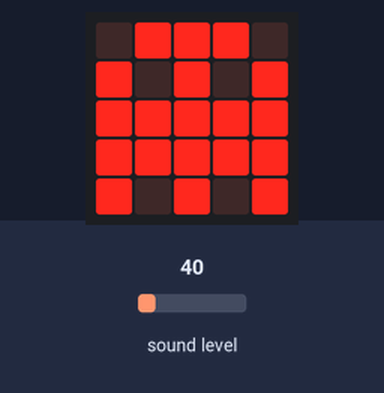
This program was run on a simulated BBC micro:bit (MakeCode). Shown: the board's 5×5 LED display. Inputs (shaded band) come from the test bench; at power-on: sound level 40. Random numbers come from a fixed seed.

Above: at 1.8 s.
1.9 s: sound level set to 128
At 2.68 s:
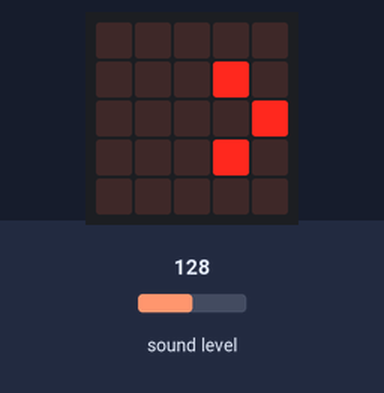
At 4.4 s:
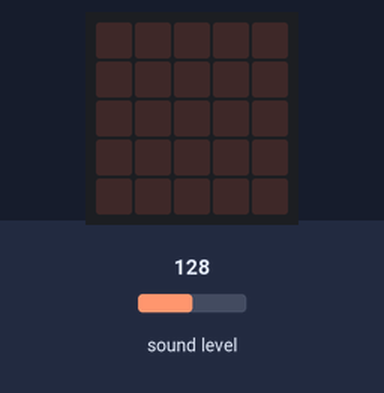
Timing chart, 0 to 5.9 s (numbered marks = the images above; inputs shaded):
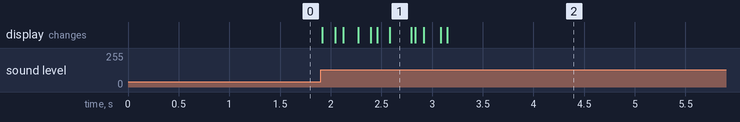

The program:

main.ts
```typescript
let col = 0
let row = 0
basic.showIcon(IconNames.Ghost)
basic.forever(function () {
    for (let index = 0; index < 4; index++) {
        if (input.soundLevel() == 128) {
            row = randint(0, 4)
            col = randint(0, 4)
            if (led.point(col, row)) {
                led.unplot(col, row)
                led.plot(col + 1, row)
            }
        }
    }
})
```

test.ts
```typescript
// les tests vont ici ; cela ne sera pas compilé si ce paquet est utilisé en tant qu'extension.
```

Measured:
- after the input at 1.9 s, the display: first changes at once (image 1 shows a later state)
